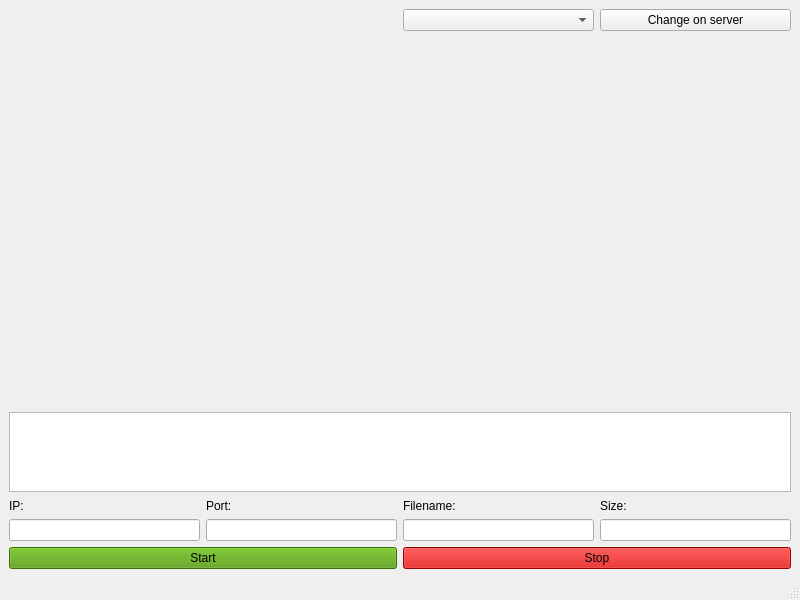
<?xml version="1.0" encoding="UTF-8"?>
<ui version="4.0">
 <class>client_window</class>
 <widget class="QMainWindow" name="client_window">
  <property name="geometry">
   <rect>
    <x>0</x>
    <y>0</y>
    <width>800</width>
    <height>600</height>
   </rect>
  </property>
  <property name="windowTitle">
   <string>SpeedTest(client)</string>
  </property>
  <widget class="QWidget" name="centralwidget">
   <layout class="QHBoxLayout" name="horizontalLayout">
    <item>
     <layout class="QGridLayout" name="gridLayout">
      <item row="5" column="0" colspan="2">
       <widget class="QPushButton" name="start_button">
        <property name="styleSheet">
         <string notr="true">background-color: rgb(78, 154, 6);</string>
        </property>
        <property name="text">
         <string>Start</string>
        </property>
       </widget>
      </item>
      <item row="5" column="2" colspan="2">
       <widget class="QPushButton" name="stop_button">
        <property name="styleSheet">
         <string notr="true">background-color: rgb(204, 0, 0);</string>
        </property>
        <property name="text">
         <string>Stop</string>
        </property>
       </widget>
      </item>
      <item row="3" column="3">
       <widget class="QLabel" name="size_label">
        <property name="maximumSize">
         <size>
          <width>16777215</width>
          <height>15</height>
         </size>
        </property>
        <property name="text">
         <string>Size:</string>
        </property>
       </widget>
      </item>
      <item row="2" column="0" colspan="4">
       <widget class="QTextEdit" name="console">
        <property name="maximumSize">
         <size>
          <width>16777215</width>
          <height>80</height>
         </size>
        </property>
       </widget>
      </item>
      <item row="3" column="2">
       <widget class="QLabel" name="filename_label">
        <property name="maximumSize">
         <size>
          <width>16777215</width>
          <height>15</height>
         </size>
        </property>
        <property name="text">
         <string>Filename:</string>
        </property>
       </widget>
      </item>
      <item row="1" column="0" colspan="4">
       <widget class="QWidget" name="graph_field" native="true"/>
      </item>
      <item row="3" column="1">
       <widget class="QLabel" name="port_label">
        <property name="maximumSize">
         <size>
          <width>16777215</width>
          <height>15</height>
         </size>
        </property>
        <property name="text">
         <string>Port:</string>
        </property>
       </widget>
      </item>
      <item row="3" column="0">
       <widget class="QLabel" name="ip_label">
        <property name="maximumSize">
         <size>
          <width>1677721</width>
          <height>15</height>
         </size>
        </property>
        <property name="text">
         <string>IP:</string>
        </property>
       </widget>
      </item>
      <item row="4" column="2">
       <widget class="QLineEdit" name="entered_filename"/>
      </item>
      <item row="4" column="0">
       <widget class="QLineEdit" name="entered_ip"/>
      </item>
      <item row="4" column="1">
       <widget class="QLineEdit" name="entered_port"/>
      </item>
      <item row="4" column="3">
       <widget class="QLineEdit" name="entered_size"/>
      </item>
      <item row="0" column="3">
       <widget class="QPushButton" name="pushButton">
        <property name="text">
         <string>Change on server</string>
        </property>
       </widget>
      </item>
      <item row="0" column="2">
       <widget class="QComboBox" name="cleint_server_choice"/>
      </item>
     </layout>
    </item>
   </layout>
  </widget>
  <widget class="QMenuBar" name="menubar">
   <property name="geometry">
    <rect>
     <x>0</x>
     <y>0</y>
     <width>800</width>
     <height>22</height>
    </rect>
   </property>
  </widget>
  <widget class="QStatusBar" name="statusbar"/>
 </widget>
 <resources/>
 <connections/>
</ui>
